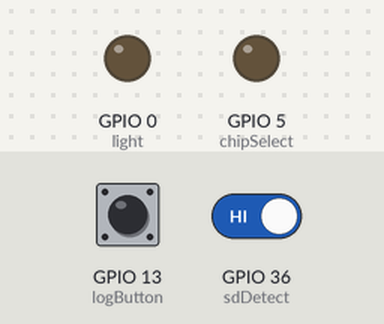
Simulated run of this sketch. Board: ESP32. On the bench: output pins drawn as LEDs (lit = HIGH). The test bench sets the inputs (shaded band); at power-on: GPIO 13 (logButton) HIGH, GPIO 36 (sdDetect) HIGH. WiFi joins after 1.5 s; servers stay silent unless stated; storage starts empty; what the sketch prints to the serial monitor is not drawn.

Above: at 2.7 s.
2.8 s: GPIO 13 (logButton) pulled LOW for 0.15 s
At 2.89 s:
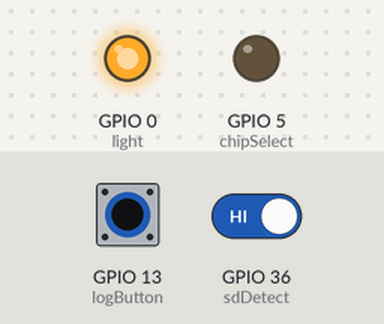
4.4 s: GPIO 13 (logButton) pulled LOW for 3.2 s
At 8.4 s:
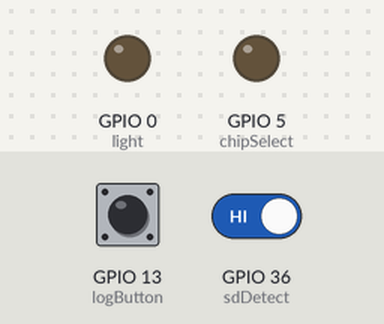
9.1 s: GPIO 13 (logButton) driven LOW and GPIO 36 (sdDetect) driven LOW
At 9.4 s:
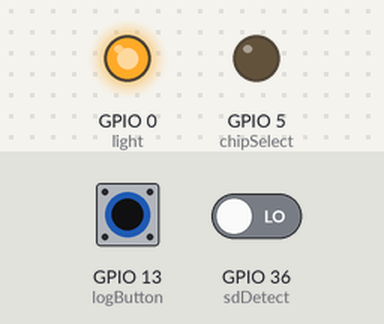
Timing chart, 0 to 12.1 s (numbered marks = the images above; inputs shaded):
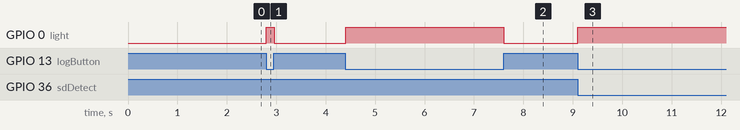

Measured:
- after the input at 2.8 s, GPIO 0 (light): LOW → HIGH at once, → LOW 0.16 s later
- after the input at 4.4 s, GPIO 0 (light): LOW → HIGH at once, → LOW 3.2 s later
- after the input at 9.1 s, GPIO 0 (light): LOW → HIGH at once

The sketch:

MyDatalogger.ino
```cpp
/*
  SD Serial Logger

  Log messages incoming on Serial2 to an SD card.
  We use the Arduino UNO, but other arduinos will also work.

  created  Mar 16 2023
  by Jeremy Côté
*/

#include "esp_wpa2.h"
#include <SPI.h>
#include <SD.h>
#include <TimeLib.h>

#include <WiFi.h>
#include <WiFiClientSecure.h>
#include <HTTPClient.h>

#define rxPin 16
#define txPin 17

const char* CACertificate =
"-----BEGIN CERTIFICATE-----\n"
"MIIDQTCCAimgAwIBAgITBmyfz5m/jAo54vB4ikPmljZbyjANBgkqhkiG9w0BAQsF\n"
"ADA5MQswCQYDVQQGEwJVUzEPMA0GA1UEChMGQW1hem9uMRkwFwYDVQQDExBBbWF6\n"
"b24gUm9vdCBDQSAxMB4XDTE1MDUyNjAwMDAwMFoXDTM4MDExNzAwMDAwMFowOTEL\n"
"MAkGA1UEBhMCVVMxDzANBgNVBAoTBkFtYXpvbjEZMBcGA1UEAxMQQW1hem9uIFJv\n"
"b3QgQ0EgMTCCASIwDQYJKoZIhvcNAQEBBQADggEPADCCAQoCggEBALJ4gHHKeNXj\n"
"ca9HgFB0fW7Y14h29Jlo91ghYPl0hAEvrAIthtOgQ3pOsqTQNroBvo3bSMgHFzZM\n"
"9O6II8c+6zf1tRn4SWiw3te5djgdYZ6k/oI2peVKVuRF4fn9tBb6dNqcmzU5L/qw\n"
"IFAGbHrQgLKm+a/sRxmPUDgH3KKHOVj4utWp+UhnMJbulHheb4mjUcAwhmahRWa6\n"
"VOujw5H5SNz/0egwLX0tdHA114gk957EWW67c4cX8jJGKLhD+rcdqsq08p8kDi1L\n"
"93FcXmn/6pUCyziKrlA4b9v7LWIbxcceVOF34GfID5yHI9Y/QCB/IIDEgEw+OyQm\n"
"jgSubJrIqg0CAwEAAaNCMEAwDwYDVR0TAQH/BAUwAwEB/zAOBgNVHQ8BAf8EBAMC\n"
"AYYwHQYDVR0OBBYEFIQYzIU07LwMlJQuCFmcx7IQTgoIMA0GCSqGSIb3DQEBCwUA\n"
"A4IBAQCY8jdaQZChGsV2USggNiMOruYou6r4lK5IpDB/G/wkjUu0yKGX9rbxenDI\n"
"U5PMCCjjmCXPI6T53iHTfIUJrU6adTrCC2qJeHZERxhlbI1Bjjt/msv0tadQ1wUs\n"
"N+gDS63pYaACbvXy8MWy7Vu33PqUXHeeE6V/Uq2V8viTO96LXFvKWlJbYK8U90vv\n"
"o/ufQJVtMVT8QtPHRh8jrdkPSHCa2XV4cdFyQzR1bldZwgJcJmApzyMZFo6IQ6XU\n"
"5MsI+yMRQ+hDKXJioaldXgjUkK642M4UwtBV8ob2xJNDd2ZhwLnoQdeXeGADbkpy\n"
"rqXRfboQnoZsG4q5WTP468SQvvG5\n"
"-----END CERTIFICATE-----\n";

const char* Certificate =
"-----BEGIN CERTIFICATE-----\n"
"-----END CERTIFICATE-----\n";

const char* ssid = "eduroam";
const char* password = "";
const char* serverName = "https://6a3blrx50f.execute-api.us-east-2.amazonaws.com/Production/ingest";
const char* awsKey = "<aws_api_key>";
const char* eap_identity = "jcote034@uottawa.ca";
const char* eap_username = "jcote034";
const char* eap_password = "<password>";
const char* test_id = "esp32-current-sensor-2";


const int chipSelect = 5;
const int logButton = 13; // Button to enable/disable logging
const int light = 0; // Signal light
const int sdDetect = 36;

File dataFile;
bool fileMounted = false;

String filename;

void setup() {
  // Setup pins
  pinMode(chipSelect, OUTPUT);
  pinMode(logButton, INPUT);
  pinMode(light, OUTPUT);
  pinMode(sdDetect, INPUT);

  // Open serial communications
  Serial.begin(115200);
  Serial2.begin(115200, SERIAL_8N1, rxPin, txPin);

  Serial.println("UO Supermileage Datalogger");

  WiFi.disconnect();
  WiFi.mode(WIFI_STA);

  esp_wifi_sta_wpa2_ent_set_identity((uint8_t *)eap_identity, strlen(eap_identity));
  esp_wifi_sta_wpa2_ent_set_username((uint8_t *)eap_username, strlen(eap_username));
  esp_wifi_sta_wpa2_ent_set_password((uint8_t *)eap_password, strlen(eap_password));
  esp_wifi_sta_wpa2_ent_enable();

  WiFi.begin(ssid);

  Serial.println("Connecting");
  int i = 0;
  while(WiFi.status() != WL_CONNECTED && i < 5) {
    delay(500);
    Serial.print(".");
    i++;
  }
}

String createFilename() {
  String filename = "/logs000.csv";
  for (int i = 0; i < 1000; i++) {
    filename[5] = ((i/10) / 10) % 10 + '0';
    filename[6] = (i/10) % 10 + '0';
    filename[7] = i%10 + '0';
    Serial.println(filename);
    if (! SD.exists(filename)) {
      break;  // leave the loop!
    }
  }
  return filename;
}

void mount() {
  digitalWrite(light, HIGH);

  Serial.print("Initializing SD card...");

  if (digitalRead(sdDetect) == LOW) {
    Serial.println("No SD card in slot...");
    return;
  }

  // see if the card is present and can be initialized:
  if (!SD.begin(chipSelect)) {
    Serial.println("Card failed, or not present");
      digitalWrite(light, LOW);
      fileMounted = false;
      return;
  }

  Serial.println("card initialized.");

  filename = createFilename();

  Serial.println("Opening file " + filename);
  dataFile = SD.open(filename, FILE_APPEND);

  if (dataFile) {
    // Successfully opened file
    Serial.println("Mounted file");
    dataFile.println("timestamp,throttle,speed,rpm,current,voltage,throttleTooHigh,motorInitializing,clockState,lastDeadman");
    fileMounted = true;
  } else {
    Serial.println("Failed to open file");
    fileMounted = false;
    digitalWrite(light, LOW);
  }
}

void unmount() {

  Serial.println("Unmounting SD Card");

  if (fileMounted) {
    dataFile.close();
    SD.end();
  }

  fileMounted = false;
  digitalWrite(light, LOW);
}

String items[50];
int itemsSize = 50;

int itemCount = 0;
int timeConfigured = 0;

void loop() {

  // Display wifi connection and update time
  if (WiFi.status() == WL_CONNECTED && !timeConfigured) {
    Serial.print("Connected to WiFi network with IP Address: ");
    Serial.println(WiFi.localIP());
    // configTime(gmtOffset_sec, daylightOffset_sec, ntpServer);
    timeConfigured = 1;
  }

  // If switch is on
  if (digitalRead(logButton) == LOW) {

    // Mount file if not already done
    if (!fileMounted) {
      // Serial.println("SD Card disabled");
      mount();
    }

    // If messages in Serial2
    if (Serial2.available() > 0) {
      // Get line from serial
      String line = Serial2.readStringUntil('\n');
      line.trim();

      Serial.println(line);

      if (fileMounted) {
        // if the file is available, write to it:
        if (dataFile) {
            // Write to SD Card
            Serial.println("Writing to SD Card");
            dataFile.println(line);
            dataFile.flush();
        }
        // if the file isn't open, pop up an error:
        else {
          Serial.println("error opening csv file...");
        }
      } else {
        Serial.println("SD Card not mounted...");
      }

      items[itemCount] = String();
      items[itemCount] += line;

      itemCount++;

      // If batch of itemsSize items is ready, post data to AWS
      if (itemCount >= itemsSize) {
        Serial.println("Creating output JSON string");

        String out = "{ \"messages\": \"";
        for (int i = 0; i < itemCount; i++) {
          out += items[i];
          if (i < itemCount - 1) {
            out += "|";
          }
        }
        out += "\", ";
        out += "\"test_id\": \"";
        out += test_id;
        out += "\"}";

        if(WiFi.status()== WL_CONNECTED){
          WiFiClientSecure *client = new WiFiClientSecure;

          if (client) {
            client->setCertificate(Certificate);
            client->setCACert(CACertificate);
            HTTPClient https;

            // Your Domain name with URL path or IP address with path
            https.begin(*client, serverName);

            // Specify content-type header
            https.addHeader("Content-Type", "application/json");
            https.addHeader("x-api-key", "3XIwCcPINm4djI3bCyT9j5rXcJ1m5IIk6O68R4uU", false, true);

            Serial.print("Output: ");
            Serial.println(out);

            // Data to send with HTTP POST
            int httpResponseCode = https.POST(out);

            Serial.print("HTTP Response code: ");
            Serial.println(httpResponseCode);

            // Free resources
            https.end();
          } else {
            Serial.println("Failed to create client");
          }

          delete client;
        }
        else {
          Serial.println("WiFi Not Connected");
        }

        itemCount = 0;
      }
    }
  } else if (fileMounted) {
      unmount();
  }
}
```
